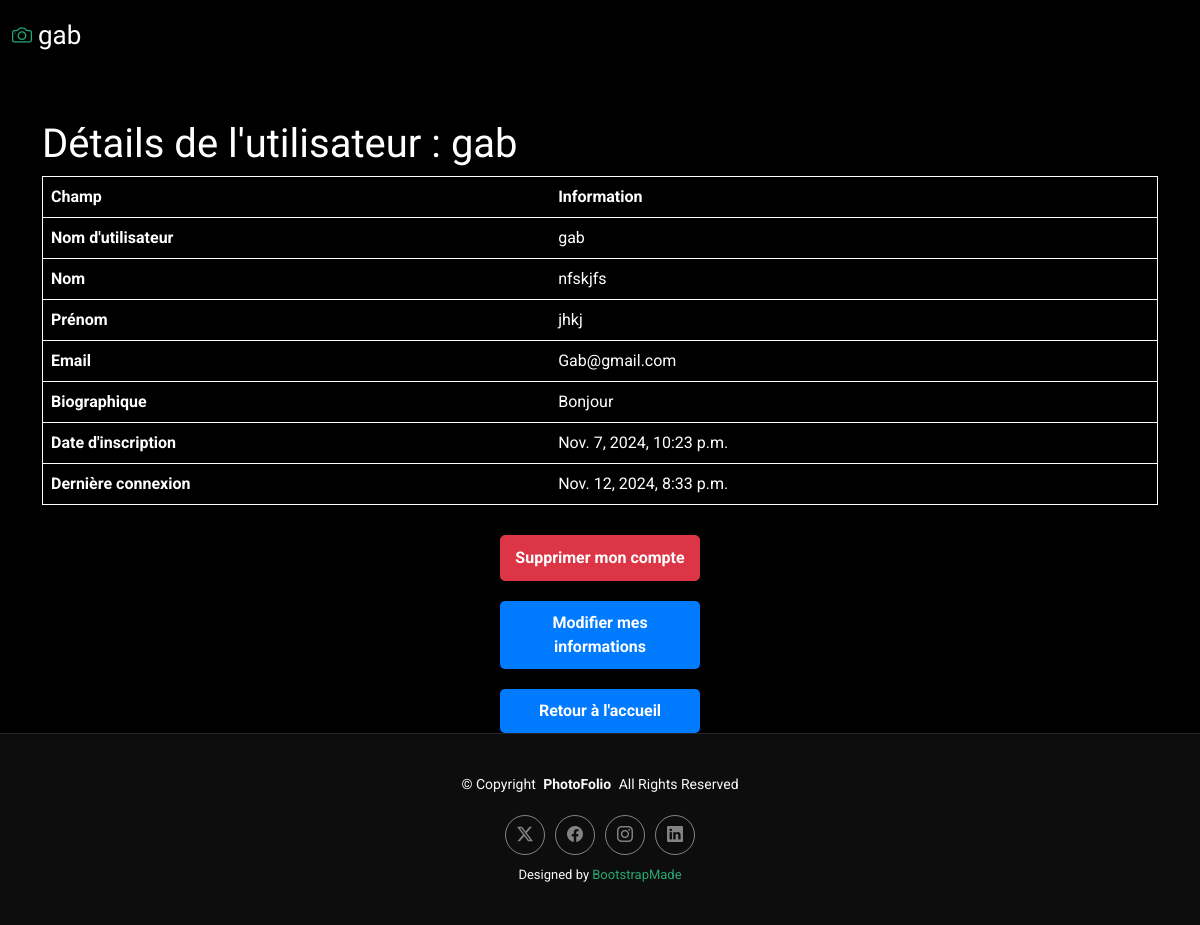
The app's page /details/2/ (signed in) with its own data.
### users/models.py (models this page shows, shortened)
class User(AbstractUser):
    biography = models.TextField(blank=True, null=True,help_text="Une brève biographie ou description")
    first_name = models.CharField(max_length=30, validators=[only_Letters])
    last_name = models.CharField(max_length=30, validators=[only_Letters])
    email = models.EmailField(unique=True,validators=[Email_Valide])
    username = models.CharField(max_length=50, unique=True)
    USERNAME_FIELD="username"
    is_artist = models.BooleanField(default=False, help_text="Indique si l'utilisateur est un artiste")
    class Meta:
        verbose_name = "User"

### users/views.py (the view)
# urls.py: path('details/<int:pk>/', UserDetails.as_view(), name='user_details'),
class UserDetails(LoginRequiredMixin, DetailView):
    model = User
    template_name = "details.html"
    context_object_name = "user_details"

### users/templates/details.html (shortened to what this page needs)
{% load static %}
<!DOCTYPE html>
<html lang="en">
<head>
  <link href="{% static 'assets/vendor/bootstrap/css/bootstrap.min.css'%}" rel="stylesheet">
  <link href="{% static 'assets/vendor/bootstrap-icons/bootstrap-icons.css' %}" rel="stylesheet">
  <link href="{% static 'assets/vendor/aos/aos.css' %}" rel="stylesheet">
  <link href="{% static 'assets/vendor/glightbox/css/glightbox.min.css' %}" rel="stylesheet">
  <link href="{% static 'assets/vendor/swiper/swiper-bundle.min.css' %}" rel="stylesheet">
  <link href="{% static 'assets/css/main.css'%}" rel="stylesheet">
</head>
<body class="index-page">
  <header id="header" class="header d-flex align-items-center sticky-top">
    <div class="container-fluid position-relative d-flex align-items-center justify-content-between">
        <a href="{% url 'home' %}" class="logo d-flex align-items-center me-auto me-xl-0">
            <i class="bi bi-camera"></i>
              <h1 class="sitename">{{ user_details.username }}</h1>
          </a>
    </div>
  </header>
  <div class="container mt-5">
    <h1>Détails de l'utilisateur : {{ user_details.username }}</h1>
    <table class="table table-striped" style="border: 1px solid white; background-color: black !important; color: white;">
        <thead>
            <tr >
                <th scope="col">Champ</th>
                <th scope="col">Information</th>
            </tr>
        </thead>
        <tbody>
            <tr >
                <td><strong>Nom d'utilisateur</strong></td>
                <td>{{ user_details.username }}</td>
            </tr>
            <tr >
              <td><strong>Nom</strong></td>
              <td>{{ user_details.last_name }}</td>
          </tr>
          <tr >
            <td><strong>Prénom</strong></td>
            <td>{{ user_details.first_name }}</td>
        </tr>
            <tr >
                <td><strong>Email</strong></td>
                <td>{{ user_details.email }}</td>
            </tr>
            <tr >
              <td><strong>Biographique</strong></td>
              <td>{{ user_details.biography}}</td>
          </tr>
            <tr >
                <td><strong>Date d'inscription</strong></td>
                <td>{{ user_details.date_joined }}</td>
            </tr>
            <tr >
                <td><strong>Dernière connexion</strong></td>
                <td>{{ user_details.last_login }}</td>
            </tr>
        </tbody>
    </table>
    <div class="btn-container">
      <a href="{% url 'delete_user' pk=user.pk %}" class="btn btn-danger">Supprimer mon compte</a>
      <a href="{% url 'user_update' user.pk %}" class="btn-get-started">Modifier mes informations</a>
      <a href="{% url 'home' %}" class="btn-get-started">Retour à l'accueil</a>
  </div>
</div>
  <footer id="footer" class="footer">
    <div class="container">
      <div class="copyright text-center ">
        <p>© <span>Copyright</span> <strong class="px-1 sitename">PhotoFolio</strong> <span>All Rights Reserved</span></p>
      </div>
      <div class="social-links d-flex justify-content-center">
        <a href=""><i class="bi bi-twitter-x"></i></a>
        <a href=""><i class="bi bi-facebook"></i></a>
        <a href=""><i class="bi bi-instagram"></i></a>
        <a href=""><i class="bi bi-linkedin"></i></a>
      </div>
      <div class="credits">
        Designed by <a href="https://bootstrapmade.com/">BootstrapMade</a>
      </div>
    </div>
  </footer>
</body>
</html>

### static/assets/css/main.css (style rules this page uses)
:root { --default-font: "Roboto", system-ui, -apple-system, "Segoe UI", Roboto, "Helvetica Neue", Arial, "Noto Sans", "Liberation Sans", sans-serif, "Apple Color Emoji", "Segoe UI Emoji", "Segoe UI Symbol", "Noto Color Emoji"; --heading-font: "Cardo", sans-serif; --nav-font: "Inter", sans-serif; }
:root { --background-color: #000000; --default-color: #fafafa; --heading-color: #ffffff; --accent-color: #27a776; --surface-color: #1a1a1a; --contrast-color: #ffffff; }
:root { --nav-color: rgba(255, 255, 255, 0.5); --nav-hover-color: #ffffff; --nav-mobile-background-color: #1a1a1a; --nav-dropdown-background-color: #1a1a1a; --nav-dropdown-color: rgba(255, 255, 255, 0.5); --nav-dropdown-hover-color: #ffffff; }
:root { scroll-behavior: smooth; }
body { color: var(--default-color); background-color: var(--background-color); font-family: var(--default-font); }
a { color: var(--accent-color); text-decoration: none; transition: 0.3s; }
h1, h2, h3, h4, h5, h6 { color: var(--heading-color); font-family: var(--heading-font); }
.header { color: var(--default-color); background-color: var(--background-color); padding: 20px 0; transition: all 0.5s; z-index: 997; border-bottom: 1px solid var(--background-color); }
.header .logo { line-height: 1; }
.header .logo h1 { font-size: 32px; margin: 0; font-weight: 400; color: var(--heading-color); }
.header .logo i { font-size: 28px; margin-right: 6px; }
@media (max-width: 1200px) { .header .logo { order: 1; } }
@media (max-width: 1200px) { .header .logo h1 { font-size: 26px; } }
@media (max-width: 1200px) { .header .logo i { font-size: 20px; } }
.footer { --background-color: color-mix(in srgb, var(--default-color), transparent 95%); border-top: 1px solid color-mix(in srgb, var(--default-color), transparent 90%); color: var(--default-color); background-color: var(--background-color); font-size: 14px; padding: 40px 0; position: relative; }
.footer .copyright p { margin-bottom: 0; }
.footer .social-links { margin-top: 20px; }
.footer .social-links a { display: flex; align-items: center; justify-content: center; width: 40px; height: 40px; border-radius: 50%; border: 1px solid color-mix(in srgb, var(--default-color), transparent 50%); font-size: 16px; color: color-mix(in srgb, var(--default-color), transparent 50%); margin: 0 5px; transition: 0.3s; }
.footer .credits { margin-top: 10px; font-size: 13px; text-align: center; }

### users/templates/details.html (style rules this page uses)
.table { background-color: black !important; }
.btn-container { display: flex; flex-direction: column; gap: 20px; align-items: center; margin-top: 30px; }
.btn-container a { width: 200px; padding: 10px; text-align: center; border-radius: 5px; text-decoration: none; }
.btn-danger { background-color: #dc3545; color: white; font-weight: bold; }
.btn-get-started { background-color: #007bff; color: white; font-weight: bold; }

### records on screen
User: username "gab", last_name "nfskjfs", first_name "jhkj", email "Gab@gmail.com", biography "Bonjour", date_joined "Nov. 7, 2024, 10:23 p.m.", last_login "Nov. 12, 2024, 8:33 p.m."
